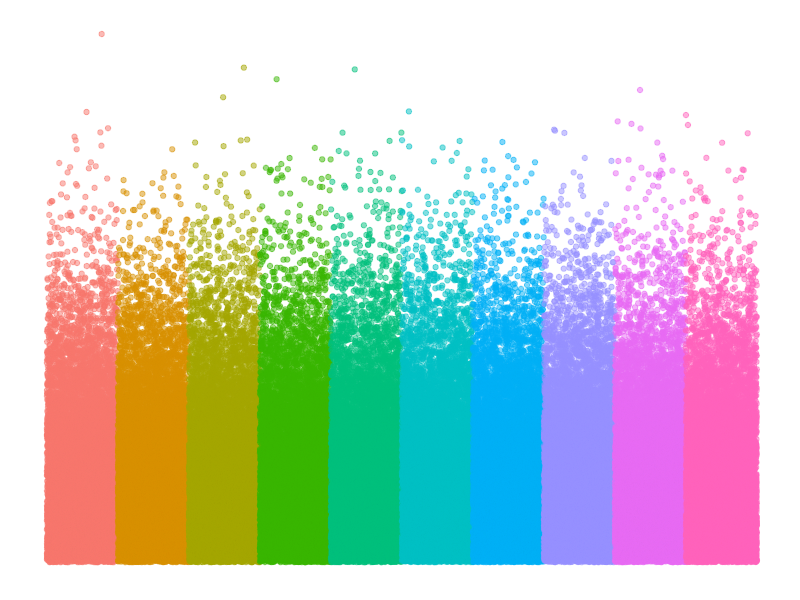
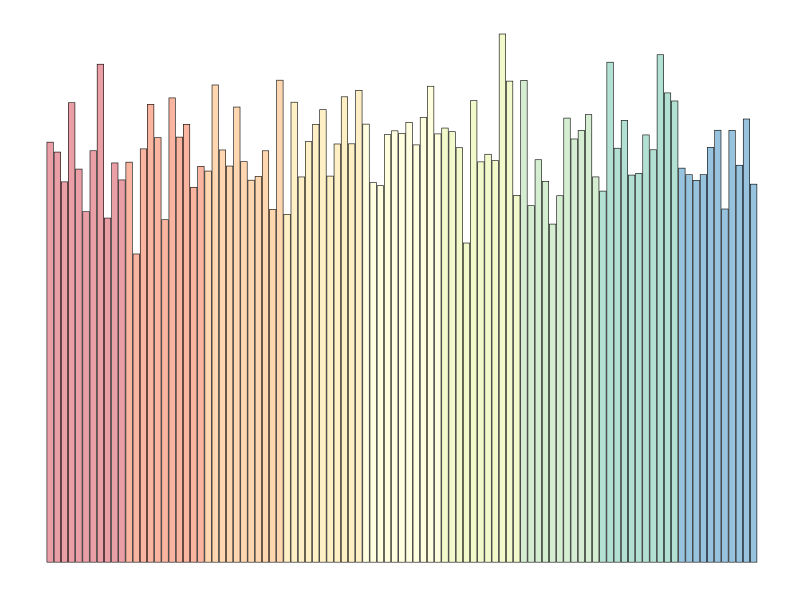
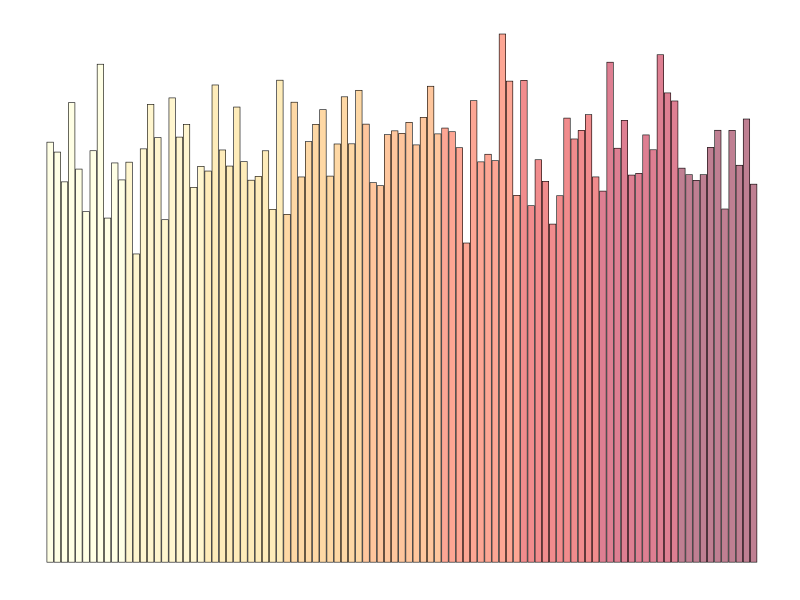
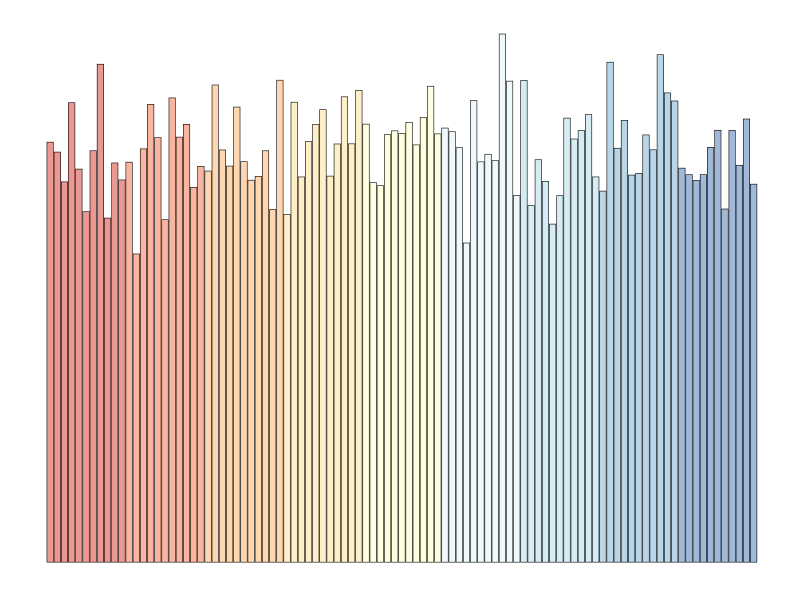
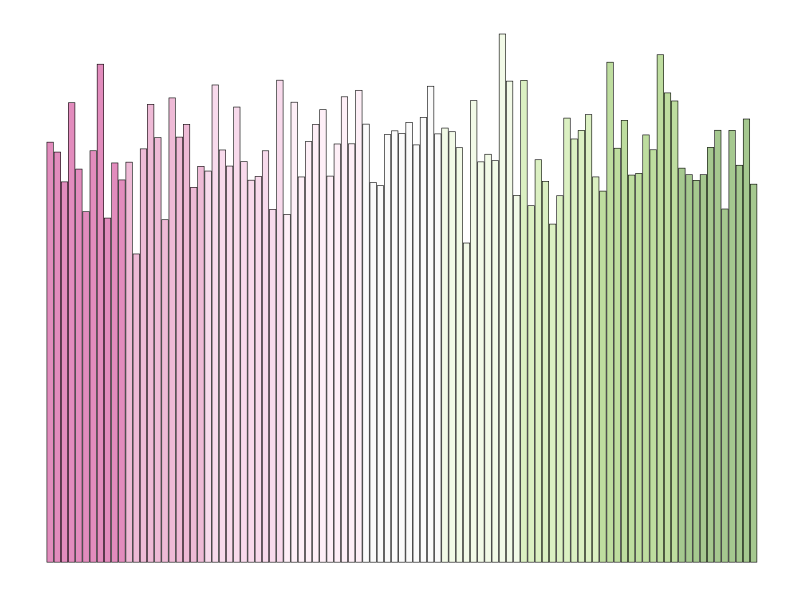
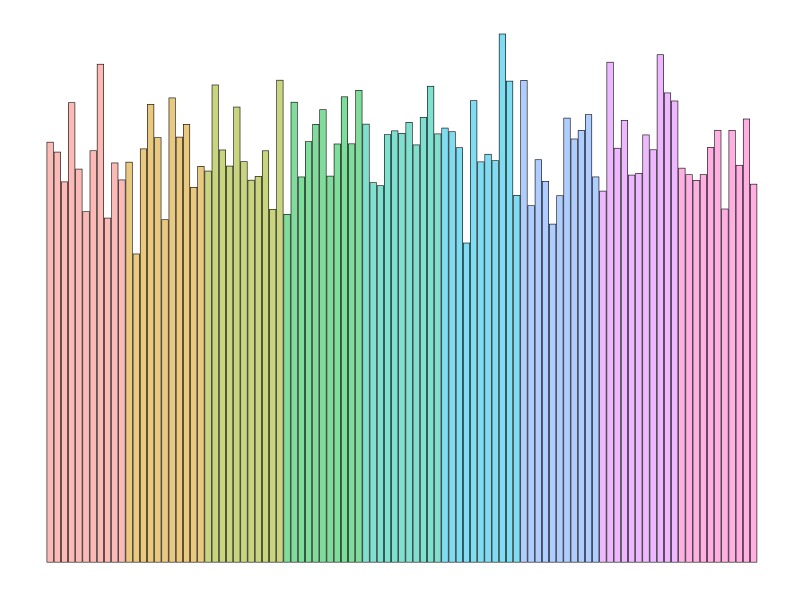

The R source for these figures, in order:
library(ggplot2)


nbp=100000
df=data.frame(x=1:nbp,y=rnorm(nbp),col=rep(1:10,each=nbp/10))

ggplot(df,aes(x=x,y=abs(y))) + geom_point(aes(colour=factor(col)),alpha=.5) +
    ylab("") + xlab("") + guides(colour=FALSE) + 
    theme(plot.title = element_text(size=20,face="bold"),
          legend.title = element_blank(),
          legend.text = element_blank(),
          axis.text = element_blank(),
          axis.title = element_blank(),
          axis.ticks = element_blank(),
          ##panel.background = element_rect(fill = "white",colour = "grey70"),
          panel.background = element_blank(),
          panel.grid = element_blank(),
          ##plot.background = element_rect(fill = "white",colour = "grey70"),
          plot.background = element_blank())      


nbgp = 9
nbp=nbgp*11
df=data.frame(x=1:nbp,y=rnorm(nbp,10),col=rep(1:nbgp,each=nbp/nbgp))
ggp.bar = ggplot(df,aes(x=x,y=abs(y))) + geom_bar(aes(fill=factor(col)),alpha=.5,stat="identity", colour="black",size=.2) +
    ylab("") + xlab("") + guides(fill=FALSE) + 
    theme(plot.title = element_text(size=20,face="bold"),
          legend.title = element_blank(),
          legend.text = element_blank(),
          axis.text = element_blank(),
          axis.title = element_blank(),
          axis.ticks = element_blank(),
          ##panel.background = element_rect(fill = "white",colour = "grey70"),
          panel.background = element_blank(),
          panel.grid = element_blank(),
          ##plot.background = element_rect(fill = "white",colour = "grey70"),
          plot.background = element_blank())      


pdf("posterPlots.pdf",15,2)
for(pal in c("Spectral","YlOrRd","RdYlBu","PiYG")){
    print(ggp.bar +     scale_fill_brewer(palette=pal))
}
print(ggp.bar +     scale_fill_hue())
dev.off()
